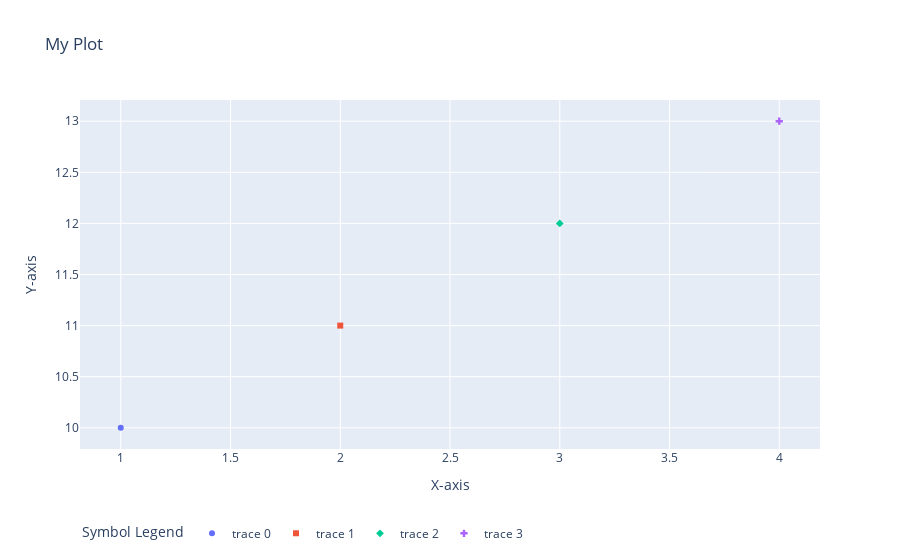

Notebook cell for this chart:
### Code cell
import plotly.graph_objects as go

# Create your plot data
x = [1, 2, 3, 4]
y = [10, 11, 12, 13]
symbols = ['circle', 'square', 'diamond', 'cross']

# Create a trace for each symbol
traces = []
for i in range(len(symbols)):
    traces.append(go.Scatter(
        x=[x[i]],
        y=[y[i]],
        mode='markers',
        marker=dict(symbol=symbols[i])
    ))

# Create the layout
layout = go.Layout(
    title='My Plot',
    xaxis=dict(title='X-axis'),
    yaxis=dict(title='Y-axis'),
    legend=dict(
        title='Symbol Legend',
        orientation='h',
        y=-0.2
    )
)

# Create the figure and add the traces and layout
fig = go.Figure(data=traces, layout=layout)

# Show the figure
fig.show()

### Figure 1 — Plotly figure (JSON) as saved in the notebook; plotly's stock layout.template omitted (floating-point values rounded to 4 significant figures)
{"data": [{"marker": {"symbol": "circle"}, "mode": "markers", "type": "scatter", "x": [1], "y": [10]}, {"marker": {"symbol": "square"}, "mode": "markers", "type": "scatter", "x": [2], "y": [11]}, {"marker": {"symbol": "diamond"}, "mode": "markers", "type": "scatter", "x": [3], "y": [12]}, {"marker": {"symbol": "cross"}, "mode": "markers", "type": "scatter", "x": [4], "y": [13]}], "layout": {"legend": {"orientation": "h", "title": {"text": "Symbol Legend"}, "y": -0.2}, "title": {"text": "My Plot"}, "xaxis": {"title": {"text": "X-axis"}}, "yaxis": {"title": {"text": "Y-axis"}}}}
